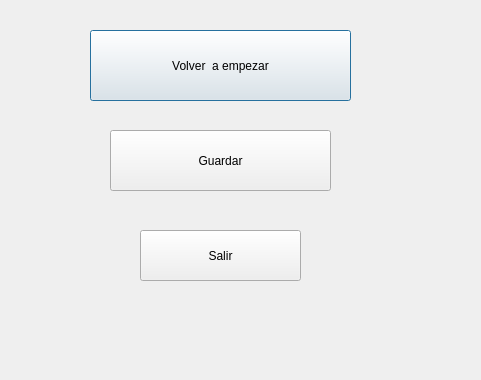
<?xml version="1.0" encoding="UTF-8"?>
<ui version="4.0">
 <class>Pausa</class>
 <widget class="QDialog" name="Pausa">
  <property name="geometry">
   <rect>
    <x>0</x>
    <y>0</y>
    <width>481</width>
    <height>380</height>
   </rect>
  </property>
  <property name="windowTitle">
   <string>Dialog</string>
  </property>
  <widget class="QPushButton" name="pushButton">
   <property name="geometry">
    <rect>
     <x>90</x>
     <y>30</y>
     <width>261</width>
     <height>71</height>
    </rect>
   </property>
   <property name="styleSheet">
    <string notr="true">border-image: url(:/Resourse/Botones.png);</string>
   </property>
   <property name="text">
    <string>Volver  a empezar</string>
   </property>
  </widget>
  <widget class="QPushButton" name="pushButton_2">
   <property name="geometry">
    <rect>
     <x>110</x>
     <y>130</y>
     <width>221</width>
     <height>61</height>
    </rect>
   </property>
   <property name="styleSheet">
    <string notr="true">border-image: url(:/Resourse/Botones.png);</string>
   </property>
   <property name="text">
    <string>Guardar</string>
   </property>
  </widget>
  <widget class="QPushButton" name="pushButton_3">
   <property name="geometry">
    <rect>
     <x>140</x>
     <y>230</y>
     <width>161</width>
     <height>51</height>
    </rect>
   </property>
   <property name="styleSheet">
    <string notr="true">border-image: url(:/Resourse/Botones.png);</string>
   </property>
   <property name="text">
    <string>Salir</string>
   </property>
  </widget>
 </widget>
 <resources/>
 <connections/>
</ui>
